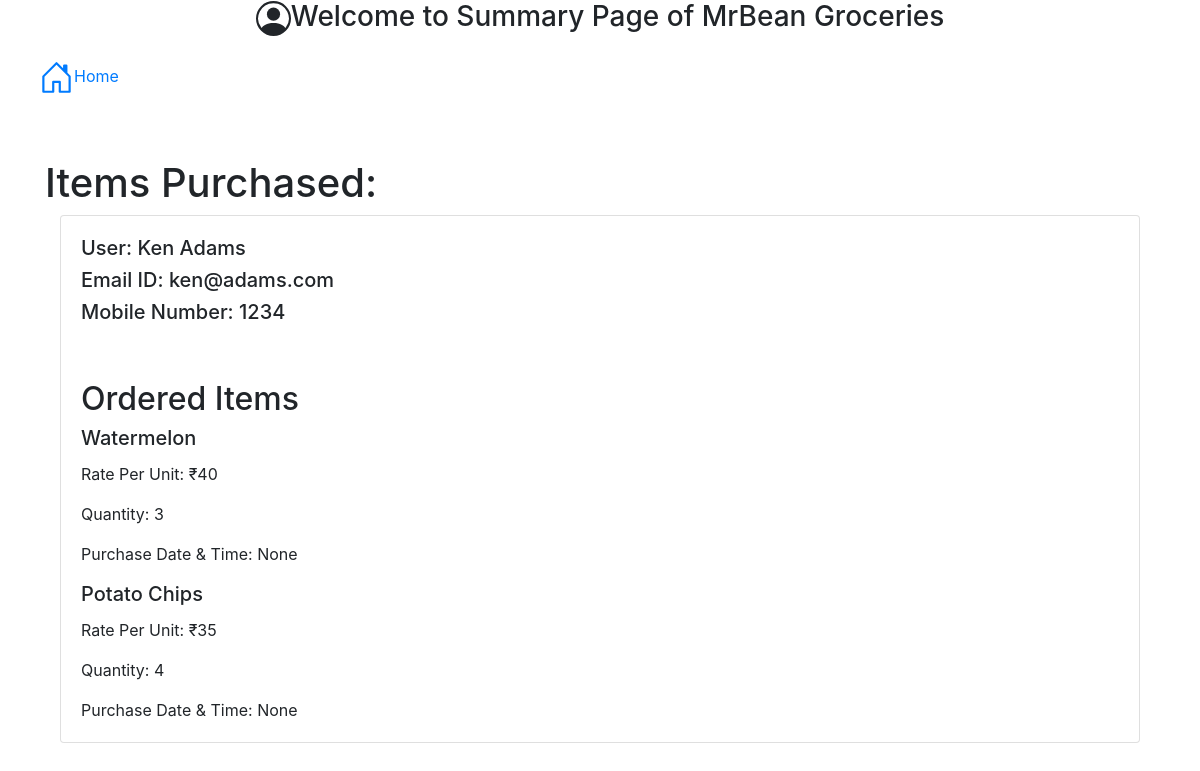
Page /summary on the committed database.
### models.py (models this page shows, shortened)
class User(Base):
    __tablename__ = 'users'
    id = Column(Integer, primary_key=True)
    fname = Column(String)
    lname = Column(String)
    mobile = Column(Integer)
    email = Column(String, unique=True)
    password = Column(String)
    role = Column(String)
    carts = relationship("Cart")

class Product(Base):
    __tablename__ = 'products'
    id = Column(Integer, primary_key=True,autoincrement=True)
    name = Column(String)
    manufacture_date = Column(String)
    expiry_date = Column(String)
    rate_per_unit = Column(String)
    category_id = Column(Integer, ForeignKey('categories.id'))
    quantity= Column(Integer)
    profile = relationship("Profile")

class Profile(Base):
    __tablename__ = 'profile'
    id=Column(Integer, primary_key=True)
    user_id = Column(Integer)
    product_id = Column(Integer, ForeignKey("products.id"))
    quantity = Column(Integer)
    date_purchased=Column(String)

### app.py (the view)
@app.route("/summary")
def summary():
    purchaseItems=purchase_items()
    userItems=user_items()
    if len(purchaseItems)!=0:
        return render_template("summary.html", purchase_items=purchaseItems,user_items=userItems, items=True)
    else:
        return render_template("summary.html",items=False)

### models.py (called while the page is built)
def purchase_items():
    result=session.query(Product, Profile).join(Profile).filter(Product.id == Profile.product_id, User.id==Profile.user_id).all()
    return result

def user_items():
    result=session.query(User).filter(User.id==Profile.user_id, User.role=='user').all()
    return result

### templates/summary.html (shortened to what this page needs)
<!DOCTYPE html>
<html lang="en">
<head>
    <link rel="stylesheet" href="https://stackpath.bootstrapcdn.com/bootstrap/4.5.2/css/bootstrap.min.css">
</head>
<body>
<center><h3>
        Welcome to Summary Page of MrBean Groceries</h3></center>
<nav class="navbar navbar-expand-lg bg-body-tertiary">
  <div class="container-fluid">
    <div class="collapse navbar-collapse" id="navbarNavDropdown">
      <ul class="navbar-nav">
        <li class="nav-item">
          <a class="nav-link active" aria-current="page" href="/admin_dashboard">
Home
          </a>
      </ul>
    </div>
  </div>
</nav>
<div class="container mt-5">
    <h1>Items Purchased: </h1>
   {% if items %}
    <div class="col-md-12">
        <div class="card mb-4">
            <div class="card-body">
                <div class="row">
                    {% for user in user_items %}
                        <div class="col-md-4">
                            <h5>User: {{ user.fname }} {{ user.lname }}</h5>
                            <h5>Email ID: {{ user.email }}</h5>
                            <h5>Mobile Number: {{ user.mobile }}</h5><br><br>
                            <h2>Ordered Items</h2>
                            {% for product, profile in purchase_items %}
                                {%  if user.id== profile.user_id %}
                                <h5 class="card-title">{{ product.name }}</h5>
                                <p class="card-text">Rate Per Unit: ₹{{ product.rate_per_unit }}</p>
                                <p class="card-text">Quantity: {{ profile.quantity }}</p>
                                <p class="card-text">Purchase Date & Time: {{ profile.date_purchased }}</p>
                                {%  endif %}
                            {% endfor %}
                        </div>
                    {% endfor %}
                </div>
            </div>
        </div>
    </div>
{% else %}
    <br><h3>No items purchased</h3>
{% endif %}
</div>
</body>
</html>

### rows in the picture
User: fname "Ken", lname "Adams", email "ken@adams.com", mobile "1234"
Product: name "Watermelon", rate_per_unit "40", quantity "3", date_purchased "None"
Product: name "Potato Chips", rate_per_unit "35", quantity "4", date_purchased "None"
